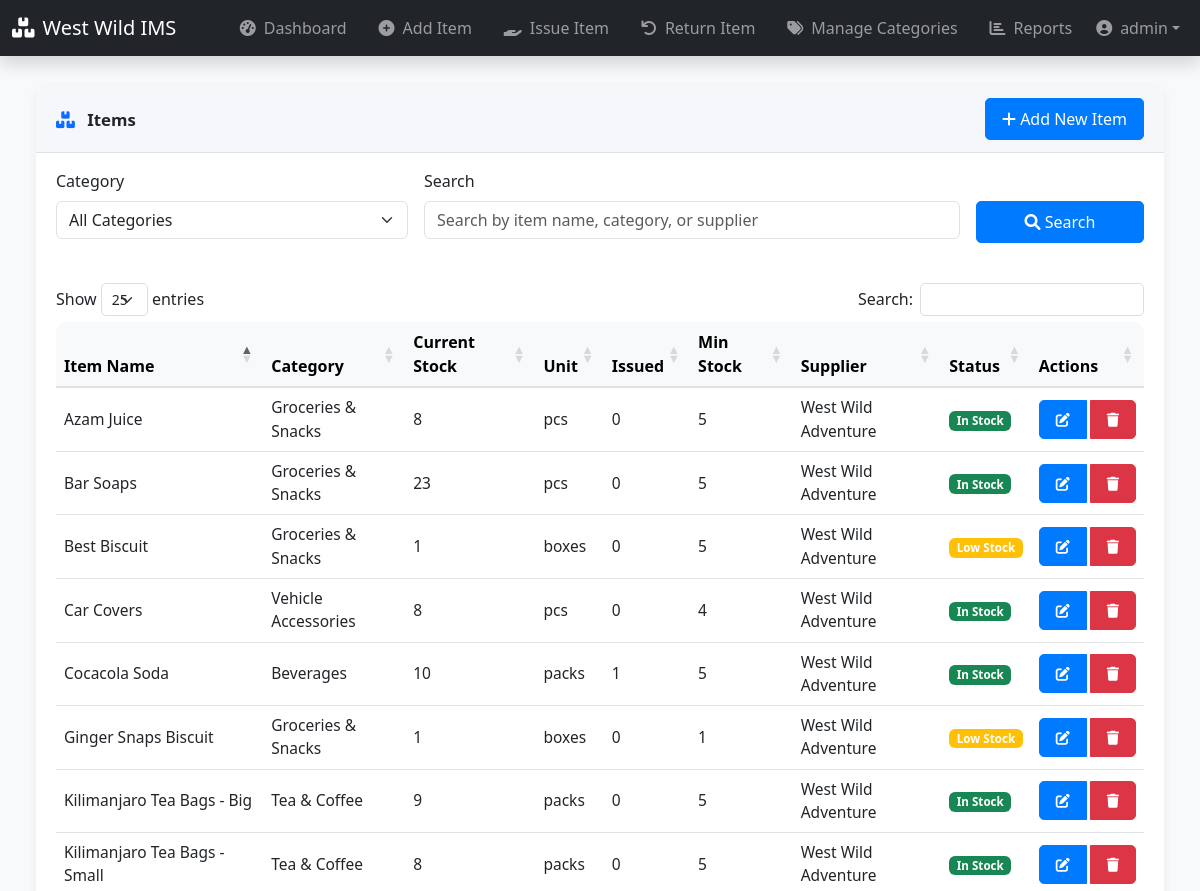
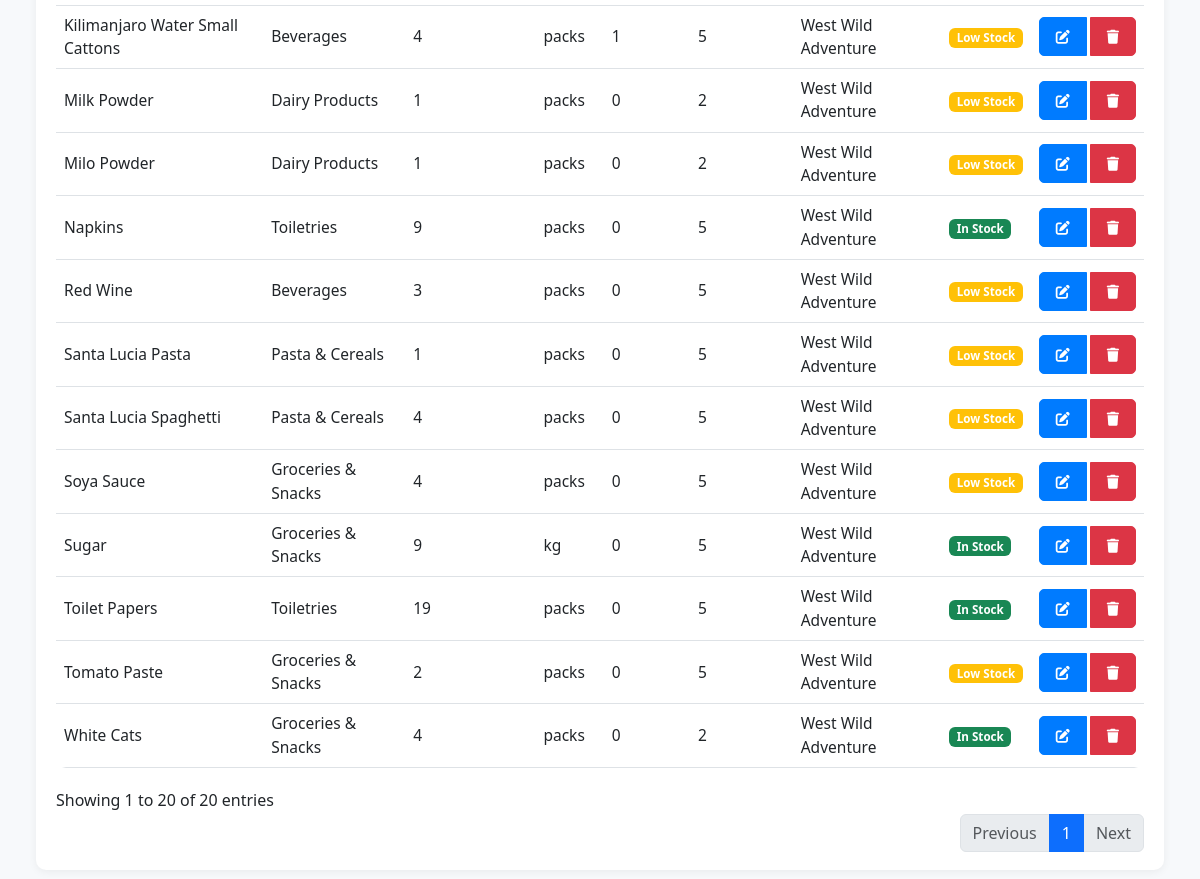
The app's page /IMS/index.php?page=view-items (signed in) with its own data (2 pictures, top to bottom).
### tables this page shows
CREATE TABLE `items` (
  `id` int(11) NOT NULL,
  `name` varchar(100) NOT NULL,
  `category_id` int(11) NOT NULL,
  `quantity` int(11) NOT NULL DEFAULT 0,
  `unit` varchar(20) NOT NULL,
  `supplier` varchar(100) DEFAULT NULL,
  `min_stock_level` int(11) DEFAULT 5,
  `created_at` timestamp NOT NULL DEFAULT current_timestamp(),
  `updated_at` timestamp NOT NULL DEFAULT current_timestamp() ON UPDATE current_timestamp()
);

CREATE TABLE `categories` (
  `id` int(11) NOT NULL,
  `name` varchar(100) NOT NULL,
  `description` text DEFAULT NULL,
  `created_at` timestamp NOT NULL DEFAULT current_timestamp(),
  `updated_at` timestamp NOT NULL DEFAULT current_timestamp() ON UPDATE current_timestamp()
);

### IMS/pages/view-items.php (the view, shortened to what this page needs)
<?php
$search = $_GET['search'] ?? '';
$query = "
    SELECT i.*, c.name as category_name,
           (SELECT COUNT(*) FROM stock_issues si WHERE si.item_id = i.id AND si.returned_at IS NULL) as issued_count
    FROM items i
    JOIN categories c ON i.category_id = c.id
    WHERE 1=1
";
$params = [];
$query .= " ORDER BY i.name";
$stmt = $conn->prepare($query);
$stmt->execute($params);
$items = $stmt->fetchAll();
?>
<div class="dashboard-bg">
    <div class="container-fluid px-3 px-md-4 py-4">
        <h2 class="mb-4 fw-bold text-dark">View Items</h2>
        <div class="row justify-content-center">
            <div class="col-12">
                <div class="card dashboard-section">
                    <div class="card-header section-header bg-light text-dark border-bottom d-flex justify-content-between align-items-center">
                        <span><i class="fas fa-boxes me-2 text-primary"></i> <span class="fw-semibold">Items</span></span>
                        <a href="?page=add-item" class="btn btn-primary">
                            <i class="fas fa-plus"></i> Add New Item
                        </a>
                    </div>
                    <div class="card-body py-3">
                        <form method="GET" action="" class="mb-4">
                            <div class="row g-3">
                                <div class="col-md-4">
                                    <div class="mb-3">
                                        <label for="category_id" class="form-label">Category</label>
                                        <select class="form-select" id="category_id" name="category_id">
                                            <option value="">All Categories</option>
                                        </select>
                                    </div>
                                </div>
                                <div class="col-md-6">
                                    <div class="mb-3">
                                        <label for="search" class="form-label">Search</label>
                                        <input type="text" class="form-control" id="search" name="search"
                                               placeholder="Search by item name, category, or supplier"
                                               value="<?php echo htmlspecialchars($search); ?>">
                                    </div>
                                </div>
                                <div class="col-md-2">
                                    <div class="mb-3">
                                        <label class="form-label">&nbsp;</label>
                                        <button type="submit" class="btn btn-primary w-100">
                                            <i class="fas fa-search"></i> Search
                                        </button>
                                    </div>
                                </div>
                            </div>
                        </form>
                        <div class="table-responsive">
                            <table class="table table-hover align-middle mb-0">
                                <thead class="table-light">
                                    <tr>
                                        <th>Item Name</th>
                                        <th>Category</th>
                                        <th>Current Stock</th>
                                        <th>Unit</th>
                                        <th>Issued</th>
                                        <th>Min Stock</th>
                                        <th>Supplier</th>
                                        <th>Status</th>
                                        <th>Actions</th>
                                    </tr>
                                </thead>
                                <tbody>
                                    <?php foreach ($items as $item): ?>
                                        <tr>
                                            <td><?php echo htmlspecialchars($item['name']); ?></td>
                                            <td><?php echo htmlspecialchars($item['category_name']); ?></td>
                                            <td><?php echo $item['quantity']; ?></td>
                                            <td><?php echo htmlspecialchars($item['unit']); ?></td>
                                            <td><?php echo $item['issued_count']; ?></td>
                                            <td><?php echo $item['min_stock_level']; ?></td>
                                            <td><?php echo htmlspecialchars($item['supplier']); ?></td>
                                            <td>
                                                <?php if ($item['quantity'] <= 0): ?>
                                                    <span class="badge bg-danger">Out of Stock</span>
                                                <?php elseif ($item['quantity'] <= $item['min_stock_level']): ?>
                                                    <span class="badge bg-warning">Low Stock</span>
                                                <?php else: ?>
                                                    <span class="badge bg-success">In Stock</span>
                                                <?php endif; ?>
                                            </td>
                                            <td>
                                                <div class="btn-group">
                                                    <button type="button" class="btn btn-sm btn-primary edit-item"
                                                            data-id="<?php echo $item['id']; ?>"
                                                            data-name="<?php echo htmlspecialchars($item['name']); ?>"
                                                            data-category="<?php echo $item['category_id']; ?>"
                                                            data-quantity="<?php echo $item['quantity']; ?>"
                                                            data-unit="<?php echo htmlspecialchars($item['unit']); ?>"
                                                            data-min-stock="<?php echo $item['min_stock_level']; ?>"
                                                            data-supplier="<?php echo htmlspecialchars($item['supplier']); ?>">
                                                        <i class="fas fa-edit"></i>
                                                    </button>
                                                    <button type="button" class="btn btn-sm btn-danger delete-item"
                                                            data-id="<?php echo $item['id']; ?>"
                                                            data-name="<?php echo htmlspecialchars($item['name']); ?>">
                                                        <i class="fas fa-trash"></i>
                                                    </button>
                                                </div>
                                            </td>
                                        </tr>
                                    <?php endforeach; ?>
                                </tbody>
                            </table>
                        </div>
                    </div>
                </div>
            </div>
        </div>
    </div>
</div>

### IMS/assets/css/style.css (style rules this page uses)
body { font-family: 'Segoe UI', Tahoma, Geneva, Verdana, sans-serif; background-color: #f8f9fa; }
.card { border: none; border-radius: 10px; box-shadow: 0 0 10px rgba(0,0,0,0.1); margin-bottom: 20px; width: 100%; max-width: 100%; box-sizing: border-box; }
.card-header { background-color: #fff; border-bottom: 1px solid #eee; padding: 15px 20px; }
.table { background-color: #fff; border-radius: 10px; overflow: hidden; width: 100%; max-width: 100%; box-sizing: border-box; }
.table thead th { background-color: #f8f9fa; border-bottom: 2px solid #dee2e6; }
.btn { border-radius: 5px; padding: 0.5rem 1rem; }
.btn-primary { background-color: #007bff; border-color: #007bff; }
html, body { max-width: 100vw; overflow-x: hidden !important; }
.table-responsive { overflow-x: auto; }

### IMS/pages/view-items.php (style rules this page uses)
body, .dashboard-bg { background: #f7f9fb !important; }
.dashboard-bg { min-height: 100vh; width: 100vw; position: absolute; left: 0; top: 0; z-index: 0; }
.dashboard-section { border-radius: 10px; box-shadow: 0 2px 8px rgba(0,0,0,0.06); margin-bottom: 0; background: #fff; }
.section-header { font-size: 1.05rem; font-weight: 500; border-radius: 10px 10px 0 0; padding: 0.75rem 1.25rem; margin-bottom: 0; display: flex; align-items: center; background: #f5f7fa !important; border-bottom: 1px solid #e3e6ea; }
.card-body { padding: 1.25rem; }
.table { margin-bottom: 0; }
.table th { font-weight: 600; background-color: #f8f9fa; border-bottom: 2px solid #dee2e6; }
.table td { vertical-align: middle; font-size: 0.97rem; }
.btn-group { gap: 0.25rem; }

### records on screen
items: name "Azam Juice", category.name "Groceries & Snacks", quantity "8", unit "pcs", issued_count "0", min_stock_level "5", supplier "West Wild Adventure", shows "In Stock"
items: name "Bar Soaps", category.name "Groceries & Snacks", quantity "23", unit "pcs", issued_count "0", min_stock_level "5", supplier "West Wild Adventure", shows "In Stock"
items: name "Best Biscuit", category.name "Groceries & Snacks", quantity "1", unit "boxes", issued_count "0", min_stock_level "5", supplier "West Wild Adventure", shows "Low Stock"
items: name "Car Covers", category.name "Vehicle Accessories", quantity "8", unit "pcs", issued_count "0", min_stock_level "4", supplier "West Wild Adventure", shows "In Stock"
items: name "Cocacola Soda", category.name "Beverages", quantity "10", unit "packs", issued_count "1", min_stock_level "5", supplier "West Wild Adventure", shows "In Stock"
items: name "Ginger Snaps Biscuit", category.name "Groceries & Snacks", quantity "1", unit "boxes", issued_count "0", min_stock_level "1", supplier "West Wild Adventure", shows "Low Stock"
items: name "Kilimanjaro Tea Bags - Big", category.name "Tea & Coffee", quantity "9", unit "packs", issued_count "0", min_stock_level "5", supplier "West Wild Adventure", shows "In Stock"
items: name "Kilimanjaro Tea Bags - Small", category.name "Tea & Coffee", quantity "8", unit "packs", issued_count "0", min_stock_level "5", supplier "West Wild Adventure", shows "In Stock"
items: name "Kilimanjaro Water Small Cattons", category.name "Beverages", quantity "4", unit "packs", issued_count "1", min_stock_level "5", supplier "West Wild Adventure", shows "Low Stock"
items: name "Milk Powder", category.name "Dairy Products", quantity "1", unit "packs", issued_count "0", min_stock_level "2", supplier "West Wild Adventure", shows "Low Stock"
items: name "Milo Powder", category.name "Dairy Products", quantity "1", unit "packs", issued_count "0", min_stock_level "2", supplier "West Wild Adventure", shows "Low Stock"
items: name "Napkins", category.name "Toiletries", quantity "9", unit "packs", issued_count "0", min_stock_level "5", supplier "West Wild Adventure", shows "In Stock"
items: name "Red Wine", category.name "Beverages", quantity "3", unit "packs", issued_count "0", min_stock_level "5", supplier "West Wild Adventure", shows "Low Stock"
items: name "Santa Lucia Pasta", category.name "Pasta & Cereals", quantity "1", unit "packs", issued_count "0", min_stock_level "5", supplier "West Wild Adventure", shows "Low Stock"
items: name "Santa Lucia Spaghetti", category.name "Pasta & Cereals", quantity "4", unit "packs", issued_count "0", min_stock_level "5", supplier "West Wild Adventure", shows "Low Stock"
items: name "Soya Sauce", category.name "Groceries & Snacks", quantity "4", unit "packs", issued_count "0", min_stock_level "5", supplier "West Wild Adventure", shows "Low Stock"
items: name "Sugar", category.name "Groceries & Snacks", quantity "9", unit "kg", issued_count "0", min_stock_level "5", supplier "West Wild Adventure", shows "In Stock"
items: name "Toilet Papers", category.name "Toiletries", quantity "19", unit "packs", issued_count "0", min_stock_level "5", supplier "West Wild Adventure", shows "In Stock"
items: name "Tomato Paste", category.name "Groceries & Snacks", quantity "2", unit "packs", issued_count "0", min_stock_level "5", supplier "West Wild Adventure", shows "Low Stock"
items: name "White Cats", category.name "Groceries & Snacks", quantity "4", unit "packs", issued_count "0", min_stock_level "2", supplier "West Wild Adventure", shows "In Stock"

### other values on screen
$_SESSION['username'] "admin"
